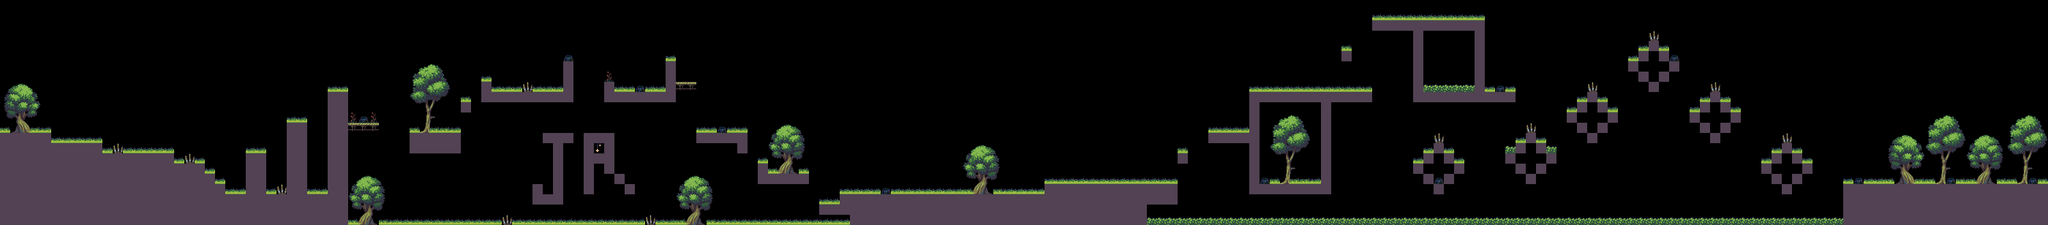

The image is a tile-based game level rendered from a .tmx file. Its description and source (layers, tilesets, objects; grid data summarised) follow:
An orthogonal 200x22 tile map with 16x16 px tiles, 3 tile layers (Background, primaryForeground, secondaryForeground), 5 tilesets and 130 objects (17x Enemy, 10x Whitefly.p, Player, Rain.p).

<map version="1.8" tiledversion="1.8.5" orientation="orthogonal" renderorder="right-down" width="200" height="22" tilewidth="16" tileheight="16" infinite="0" nextlayerid="8" nextobjectid="151">
 <tileset firstgid="1" name="tree" tilewidth="16" tileheight="16" tilecount="20" columns="4">
  <image source="TileSets/Day/tree.png" width="64" height="80" />
 </tileset>
 <tileset firstgid="21" name="tree2" tilewidth="16" tileheight="16" tilecount="28" columns="4">
  <image source="TileSets/Day/tree2.png" width="64" height="112" />
 </tileset>
 <tileset firstgid="49" name="day" tilewidth="16" tileheight="16" spacing="2" margin="2" tilecount="84" columns="28">
  <image source="TileSets/Day/day.png" width="512" height="64" />
 </tileset>
 <tileset firstgid="133" name="nighttiles" tilewidth="16" tileheight="16" spacing="2" margin="2" tilecount="98" columns="14">
  <image source="TileSets/Night/nighttiles.png" width="256" height="128" />
 </tileset>
 <tileset firstgid="231" name="tree3" tilewidth="16" tileheight="16" tilecount="16" columns="4">
  <image source="TileSets/Night/tree3.png" width="64" height="64" />
 </tileset>
 <layer id="1" name="Background" width="200" height="22">
  <data>[4400 cells, 0 non-empty, 0 distinct tile ids]</data>
 </layer>
 <layer id="2" name="primaryForeground" width="200" height="22">
  <data>[4400 cells, 1151 non-empty, 52 distinct tile ids]</data>
 </layer>
 <layer id="3" name="secondaryForeground" width="200" height="22">
  <data>[4400 cells, 0 non-empty, 0 distinct tile ids]</data>
 </layer>
 <objectgroup id="5" name="Hitboxes">
  <object id="34" x="0" y="208" width="80" height="16" />
  <object id="35" x="80" y="224" width="80" height="16" />
  <object id="36" x="160" y="240" width="112" height="16" />
  <object id="37" x="272" y="256" width="48" height="16" />
  <object id="38" x="320" y="272" width="16" height="16" />
  <object id="39" x="336" y="288" width="16" height="16" />
  <object id="40" x="352" y="304" width="32" height="16" />
  <object id="41" x="384" y="240" width="32" height="64" />
  <object id="46" x="448" y="192" width="32" height="112" />
  <object id="47" x="512" y="144" width="32" height="208" />
  <object id="48" x="416" y="304" width="32" height="16" />
  <object id="49" x="480" y="304" width="32" height="16" />
  <object id="50" x="544" y="192" width="48" height="16" />
  <object id="52" x="640" y="208" width="80" height="32" />
  <object id="53" x="848" y="208" width="48" height="16" />
  <object id="54" x="864" y="224" width="16" height="96" />
  <object id="55" x="832" y="288" width="16" height="32" />
  <object id="57" x="848" y="304" width="16" height="16" />
  <object id="58" x="752" y="144" width="144" height="16" />
  <object id="59" x="880" y="96" width="16" height="48" />
  <object id="61" x="752" y="128" width="16" height="16" />
  <object id="62" x="944" y="144" width="112" height="16" />
  <object id="63" x="1056" y="128" width="32" height="16" />
  <object id="64" x="1040" y="96" width="16" height="48" />
  <object id="65" x="944" y="128" width="16" height="16" />
  <object id="67" x="912" y="208" width="16" height="96" />
  <object id="68" x="928" y="208" width="32" height="16" />
  <object id="69" x="944" y="224" width="16" height="48" />
  <object id="70" x="960" y="272" width="16" height="16" />
  <object id="71" x="976" y="288" width="16" height="16" />
  <object id="72" x="1088" y="208" width="80" height="16" />
  <object id="73" x="1152" y="224" width="16" height="16" />
  <object id="74" x="1184" y="256" width="16" height="32" />
  <object id="76" x="1200" y="272" width="64" height="16" />
  <object id="77" x="1312" y="304" width="320" height="16" />
  <object id="78" x="1632" y="288" width="208" height="32" />
  <object id="79" x="1280" y="320" width="48" height="16" />
  <object id="80" x="1776" y="320" width="16" height="32" />
  <object id="81" x="1888" y="208" width="80" height="16" />
  <object id="82" x="1952" y="144" width="192" height="16" />
  <object id="83" x="1952" y="160" width="16" height="48" />
  <object id="84" x="1952" y="224" width="16" height="80" />
  <object id="85" x="2064" y="160" width="16" height="144" />
  <object id="87" x="1968" y="288" width="96" height="16" />
  <object id="88" x="2144" y="32" width="176" height="16" />
  <object id="89" x="2208" y="48" width="16" height="112" />
  <object id="92" x="2304" y="48" width="16" height="96" />
  <object id="93" x="2224" y="144" width="144" height="16" />
  <object id="95" x="2208" y="256" width="16" height="16" />
  <object id="96" x="2224" y="240" width="16" height="16" />
  <object id="97" x="2240" y="224" width="16" height="16" />
  <object id="98" x="2256" y="240" width="16" height="16" />
  <object id="99" x="2272" y="256" width="16" height="16" />
  <object id="100" x="2224" y="272" width="16" height="16" />
  <object id="101" x="2240" y="288" width="16" height="16" />
  <object id="102" x="2256" y="272" width="16" height="16" />
  <object id="103" x="2384" y="208" width="16" height="16" />
  <object id="105" x="2368" y="224" width="16" height="16" />
  <object id="106" x="2352" y="240" width="16" height="16" />
  <object id="107" x="2368" y="256" width="16" height="16" />
  <object id="108" x="2384" y="272" width="16" height="16" />
  <object id="109" x="2400" y="256" width="16" height="16" />
  <object id="110" x="2416" y="240" height="16" />
  <object id="111" x="2400" y="224" width="16" height="16" />
  <object id="112" x="2416" y="240" width="16" height="16" />
  <object id="113" x="2448" y="176" width="16" height="16" />
  <object id="114" x="2464" y="160" width="16" height="16" />
  <object id="115" x="2480" y="144" width="16" height="16" />
  <object id="116" x="2496" y="160" width="16" height="16" />
  <object id="117" x="2512" y="176" width="16" height="16" />
  <object id="118" x="2496" y="192" width="16" height="16" />
  <object id="119" x="2464" y="192" width="16" height="16" />
  <object id="120" x="2480" y="208" width="16" height="16" />
  <object id="121" x="2544" y="96" width="16" height="16" />
  <object id="122" x="2560" y="80" width="16" height="16" />
  <object id="123" x="2576" y="64" width="16" height="16" />
  <object id="124" x="2592" y="80" width="16" height="16" />
  <object id="125" x="2608" y="96" width="16" height="16" />
  <object id="126" x="2592" y="112" width="16" height="16" />
  <object id="127" x="2576" y="128" width="16" height="16" />
  <object id="128" x="2560" y="112" width="16" height="16" />
  <object id="129" x="2672" y="144" width="16" height="16" />
  <object id="130" x="2656" y="160" width="16" height="16" />
  <object id="131" x="2640" y="176" width="16" height="16" />
  <object id="132" x="2656" y="192" width="16" height="16" />
  <object id="133" x="2672" y="208" width="16" height="16" />
  <object id="134" x="2688" y="192" width="16" height="16" />
  <object id="135" x="2704" y="176" width="16" height="16" />
  <object id="136" x="2688" y="160" width="16" height="16" />
  <object id="137" x="2784" y="224" width="16" height="16" />
  <object id="138" x="2768" y="240" width="16" height="16" />
  <object id="141" x="2752" y="256" width="16" height="16" />
  <object id="142" x="2768" y="272" width="16" height="16" />
  <object id="143" x="2784" y="288" width="16" height="16" />
  <object id="144" x="2800" y="272" width="16" height="16" />
  <object id="145" x="2816" y="256" width="16" height="16" />
  <object id="146" x="2800" y="240" width="16" height="16" />
  <object id="147" x="2880" y="288" width="320" height="64" />
  <object id="148" x="720" y="160" width="16" height="16" />
  <object id="149" x="1840" y="240" width="16" height="16" />
  </objectgroup>
 <objectgroup id="7" name="Entities">
  <!-- 18 objects omitted --></objectgroup>
 <objectgroup id="4" name="Particle">
  <!-- 11 objects omitted --></objectgroup>
 <objectgroup id="6" name="Collectibles" />
</map>
<!-- 30 of 130 objects omitted -->
